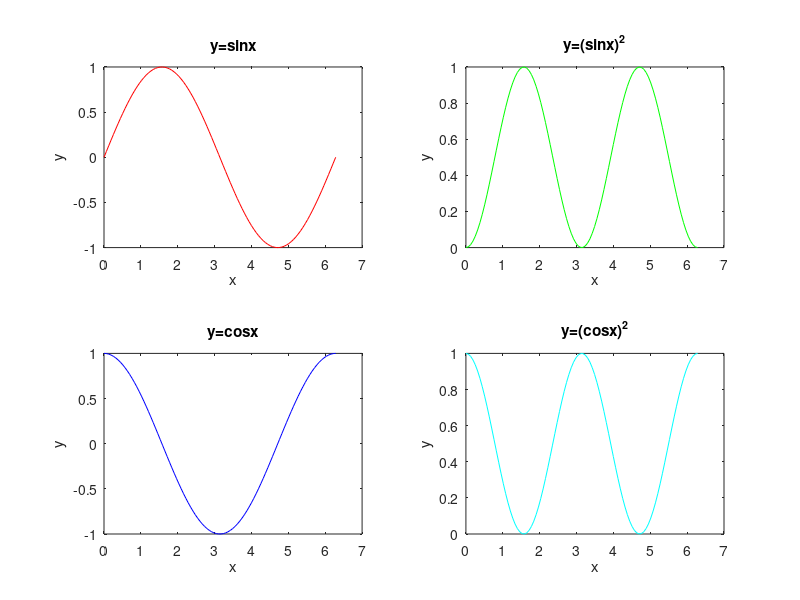

Reproduce this figure in MATLAB.
clc 
clear all;
close all ;
x=linspace(0,2*pi);
y=sin(x);
z=cos(x);

subplot(2,2,1),plot(x,y,'r')
xlabel('x')
ylabel('y')
title('y=sinx')
subplot(2,2,2),plot(x,y.^2,'g')
xlabel('x')
ylabel('y')
title('y=(sinx)^2')
subplot(2,2,3),plot(x,cos(x),'b')
xlabel('x')
ylabel('y')
title('y=cosx')
subplot(2,2,4),plot(x,z.^2,'c')
xlabel('x')
ylabel('y')
title('y=(cosx)^2')